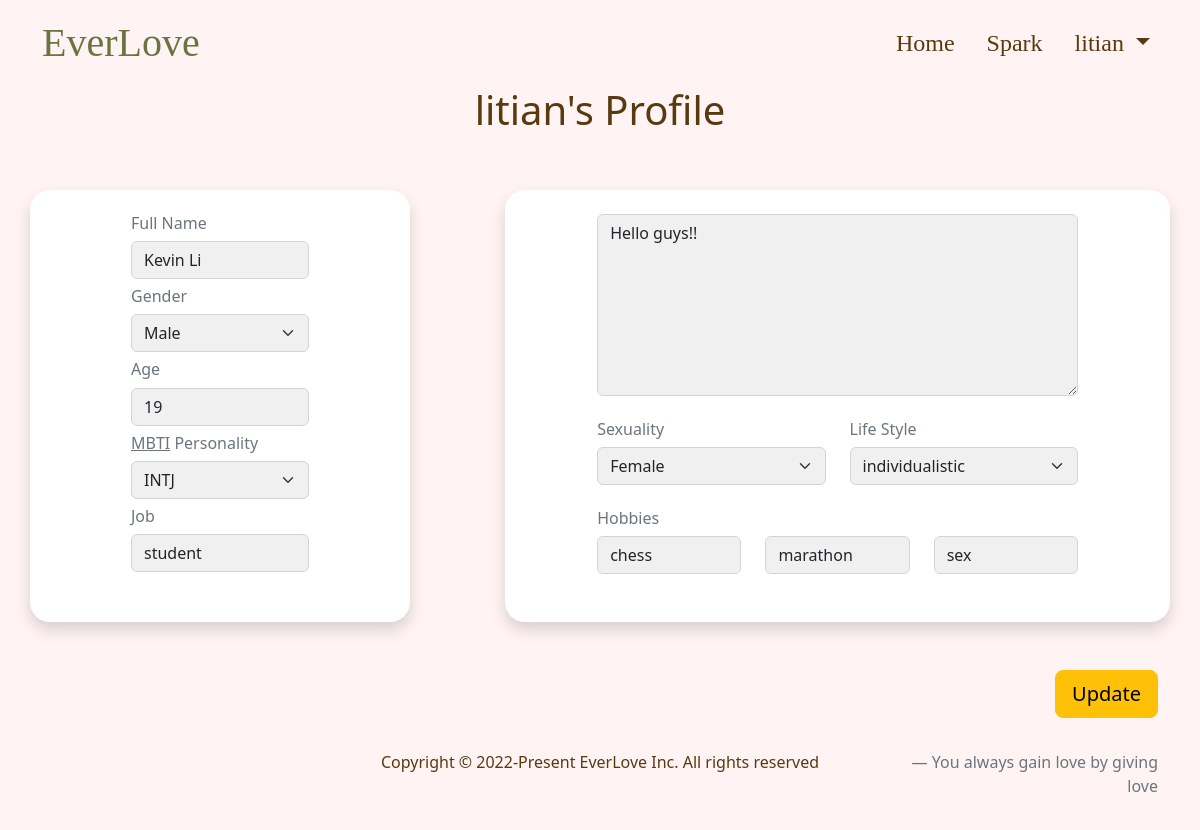
/profile/litian (signed in), run on the app's committed database.
### web/models.py (models this page shows, shortened)
class User(AbstractUser):
    fullname = models.CharField(max_length=64, default='')
    gender = models.CharField(max_length=32,
                              choices=GENDER_CHOICES,
                              default='NA')
    age = models.IntegerField(blank=True, null=True)
    personality = models.CharField(max_length=4,
                                   choices=PERSONALITY_CHOICES,
                                   default='NA')
    job = models.ForeignKey(Job,
                            on_delete=models.SET_NULL,
                            blank=True,
                            null=True,
                            related_name="people")
    description = models.TextField(blank=True, null=True)
    sexuality = models.CharField(max_length=32,
                                 choices=GENDER_CHOICES,
                                 default='NA')
    lifestyle = models.CharField(max_length=3,
                                 choices=LIFE_STYLE_CHOICES,
                                 default='NA')

class Job(models.Model):
    name = models.CharField(max_length=64)

class Hobby(models.Model):
    name = models.CharField(max_length=64)
    def __str__(self):
        return f"{self.name}"

### web/views.py (the view, shortened to what this page needs)
# urls.py: path('profile/<str:username>', views.profile, name="profile"),
@csrf_exempt
def profile(request, username):
    if request.method == "GET":
        usr = User.objects.get(username=username)
        hobbies = [usr_hobby.hobby for usr_hobby in usr.hobbies.all()]
        hobby1 = (hobbies[0] if len(hobbies) >= 1 else None)
        hobby2 = (hobbies[1] if len(hobbies) >= 2 else None)
        hobby3 = (hobbies[2] if len(hobbies) == 3 else None)
        return render(
            request, "web/profile.html", {
                "usr": usr,
                "hobby1": hobby1,
                "hobby2": hobby2,
                "hobby3": hobby3,
                "personalities": PERSONALITY_CHOICES,
                "genders": GENDER_CHOICES,
                "lifestyles": LIFE_STYLE_CHOICES
            })

### web/templates/web/profile.html (shortened to what this page needs)
{% extends 'web/layout.html' %}
{% load static %}
{% block body %}
<section id="profile">
    <div class="container">
        <div class="text-center">
            <h1>{{ usr.username }}'s Profile</h1>
        </div>
        <form id="profile-form">
            <div class="row py-5 gy-4 text-center">
                <div class="col-10 offset-1 col-md-4 offset-md-0 bg-white shadow text-center py-4 rounded-custom">
                    <div class="text-start w-50 m-auto">
                        <h6 class="text-secondary">Full Name</h6>
                        <input class="form-control mb-2 bg-lighter-secondary" name="fullname"
                            value="{{ usr.fullname }}" />
                        <h6 class="text-secondary">Gender</h6>
                        <select class="form-select mb-2 bg-lighter-secondary" name="gender">
                            {% for gender_notation, gender in genders %}
                            {% if gender_notation == usr.gender %}
                            <option selected value="{{ gender_notation }}">{{ gender }}</option>
                            {% else %}
                            <option value="{{ gender_notation }}">{{ gender }}</option>
                            {% endif %}
                            {% endfor %}
                        </select>
                        <h6 class="text-secondary">Age</h6>
                        {% if usr.age %}
                        <input class="form-control mb-2 bg-lighter-secondary" name="age" value="{{ usr.age }}" />
                        {% else %}
                        <input class="form-control mb-2 bg-lighter-secondary" name="age" />
                        {% endif %}
                        <h6 class="text-secondary">
                            <a class="text-secondary" href="https://www.16personalities.com/personality-types">MBTI</a>
                            Personality
                        </h6>
                        <select class="form-select mb-2 bg-lighter-secondary" name="mbti">
                            {% for personality_notation, personality in personalities %}
                            {% if personality_notation == usr.personality %}
                            <option selected value="{{ personality_notation }}">{{ personality }}</option>
                            {% else %}
                            <option value="{{ personality_notation }}">{{ personality }}</option>
                            {% endif %}
                            {% endfor %}
                        </select>
                        <h6 class="text-secondary">Job</h6>
                        {% if usr.job %}
                        <input class="form-control mb-2 bg-lighter-secondary" name="job" value="{{ usr.job.name }}" />
                        {% else %}
                        <input class="form-control mb-2 bg-lighter-secondary" name="job" />
                        {% endif %}
                    </div>
                </div>
                <div class="col-10 offset-1 col-md-7 offset-md-1 bg-white shadow text-center py-4 rounded-custom">
                    <div class="text-start w-75 m-auto">
                        {% if usr.description %}
                        <textarea class="form-control mb-4 bg-lighter-secondary" name="description"
                            placeholder="Introduce yourself!" rows="7">{{ usr.description }}</textarea>
                        {% else %}
                        <textarea class="form-control mb-4 bg-lighter-secondary" name="description"
                            placeholder="Introduce yourself!" rows="7"></textarea>
                        {% endif %}
                        <div class="row">
                            <div class="col-md-6">
                                <h6 class="text-secondary">Sexuality</h6>
                                <select name="sexuality" class="form-select mb-4 bg-lighter-secondary">
                                    {% for gender_notation, gender in genders %}
                                    {% if gender_notation == usr.sexuality %}
                                    <option selected value="{{ gender_notation }}">{{ gender }}</option>
                                    {% else %}
                                    <option value="{{ gender_notation }}">{{ gender }}</option>
                                    {% endif %}
                                    {% endfor %}
                                </select>
                            </div>
                            <div class="col-md-6">
                                <h6 class="text-secondary">Life Style</h6>
                                <select name="lifestyle" class="form-select mb-4 bg-lighter-secondary">
                                    {% for life_notation, life in lifestyles %}
                                    {% if life_notation == usr.lifestyle %}
                                    <option selected value="{{ life_notation }}">{{ life }}</option>
                                    {% else %}
                                    <option value="{{ life_notation }}">{{ life }}</option>
                                    {% endif %}
                                    {% endfor %}
                                </select>
                            </div>
                        </div>
                        <div class="row">
                            <h6 class="text-secondary">Hobbies</h6>
                            {% if hobby1 is not None %}
                            <div class="col-md-4">
                                <input type="text" name="hobby1" class="form-control mb-4 bg-lighter-secondary"
                                    value="{{ hobby1 }}" />
                            </div>
                            {% else %}
                            <div class="col-md-4">
                                <input type="text" name="hobby1" class="form-control mb-4 bg-lighter-secondary" />
                            </div>
                            {% endif %}
                            {% if hobby2 is not None %}
                            <div class="col-md-4">
                                <input type="text" name="hobby2" class="form-control mb-4 bg-lighter-secondary"
                                    value="{{ hobby2 }}" />
                            </div>
                            {% else %}
                            <div class="col-md-4">
                                <input type="text" name="hobby2" class="form-control mb-4 bg-lighter-secondary" />
                            </div>
                            {% endif %}
                            {% if hobby3 is not None %}
                            <div class="col-md-4">
                                <input type="text" name="hobby3" class="form-control mb-4 bg-lighter-secondary"
                                    value="{{ hobby3 }}" />
                            </div>
                            {% else %}
                            <div class="col-md-4">
                                <input type="text" name="hobby3" class="form-control mb-4 bg-lighter-secondary" />
                            </div>
                            {% endif %}
                        </div>
                    </div>
                </div>
            </div>
            {% if user.is_authenticated and user.username == usr.username%}
            <div class="text-center text-md-end pb-3">
                <button type="button" class="btn btn-warning btn-lg" id="update">Update</button>
            </div>
            {% else %}
            <div class="pb-4"></div>
            <div class="pb-5"></div>
            {% endif %}
        </form>
    </div>
</section>
{% endblock %}

### web/templates/web/layout.html (shortened to what this page needs)
{% load static %}
<!DOCTYPE html>
<html lang="en">
<head>
    <link href="https://cdn.jsdelivr.net/npm/bootstrap@5.2.0/dist/css/bootstrap.min.css" rel="stylesheet"
>
    <link rel="stylesheet" href="https://cdn.jsdelivr.net/npm/bootstrap-icons@1.3.0/font/bootstrap-icons.css">
    <link rel="stylesheet" href="{% static 'web/styles.css' %}">
</head>
<body>
    <nav class="navbar navbar-expand-lg py-2">
        <div class="container">
            <a href="{% url 'web:index' %}" class="navbar-brand everlove">EverLove</a>
            <div class="collapse navbar-collapse" id="navmenu">
                <ul class="navbar-nav ms-auto">
                    <li class="nav-item me-lg-3">
                        <a href="{% url 'web:index' %}" class="nav-link">Home</a>
                    </li>
                    <li class="nav-item me-lg-3"><a href="{% url 'web:spark' %}" class="nav-link">Spark</a></li>
                    {% if user.is_authenticated %}
                    <div class="dropdown">
                        <a href="#" class="nav-link dropdown-toggle" data-bs-toggle="dropdown">
                            {{ user.username }}
                        </a>
                    </div>
                    {% else %}
                    <li class="nav-item"><a href="{% url 'web:login' %}" class="nav-link" id="sign-in">Sign in</a></li>
                    {% endif %}
                </ul>
            </div>
        </div>
    </nav>
    {% block body %}
    {% endblock %}
    <footer>
        <div class="container">
            <div class="row text-center">
                <div class="col-md-6 offset-md-3">
                    <p>Copyright © 2022-Present EverLove Inc. All rights reserved</p>
                </div>
                <div class="col-md-3 fs-6 blockquote-footer text-md-end">You always gain love by giving love</div>
            </div>
        </div>
    </footer>
</body>
</html>

### web/static/web/styles.css (style rules this page uses)
* { box-sizing: border-box; padding: 0; margin: 0; font-family: system-ui, -apple-system, sans-serif, Helvetica, Arial; }
nav { background-color: #fff3f3; }
h1, h2, h3, p { color: #59390F; }
.nav-link { color: #59390F; }
.everlove { font-family: Alex Brush; font-size: 40px; color: #6A7441; text-decoration: none; }
.nav-link { font-family: Bebas Neue; font-size: 24px; }
.rounded-custom { border-radius: 20px; }
footer { background-color: #fff3f3; padding: 1rem; }
#profile { background-color: #fff3f3; }
.bg-lighter-secondary { background-color: #F0F0F0; }

### data on the page
User: username "litian", fullname "Kevin Li", gender "Male", age "19", mbti "INTJ", job "student", description "Hello guys!!", sexuality "Female", lifestyle "individualistic"
Hobby: hobby1 "chess"
Hobby: hobby2 "marathon"
Hobby: hobby3 "sex"
